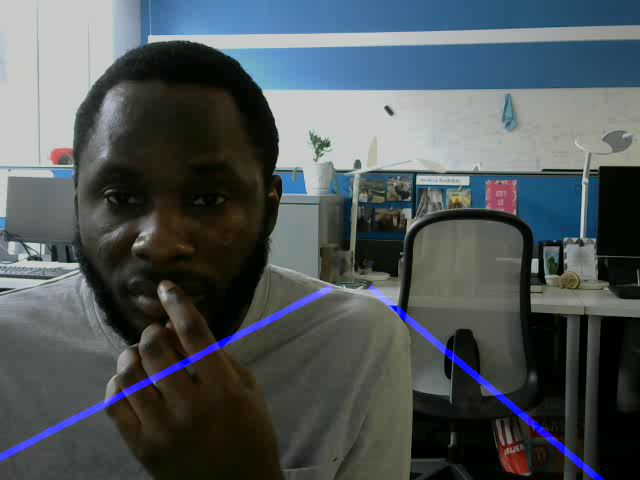
#> input picture frame 0 of output.avi, 640 x 480 px, given in place of the camera
$ python lanenav.py
#> lines starting #> are read from the running program, lines starting #| are printed output that depends on the picture; after the words box and inside, x2 and y2 are one past the last pixel; in counts of white or black regions, pixels touching at a corner belong together
#> further down, frame is the input picture: shape (480, 640, 3); mean B, G, R 88.9, 86.8, 79

import matplotlib.pyplot as plt
import matplotlib.image as mpimg
import numpy as np
import cv2
import math
from moviepy.editor import VideoFileClip
from IPython.display import HTML


# cap=cv2.VideoCapture(0)
# ret,frame=cap.read()
# plt.imshow(frame)

def region_of_interest(img, vertices):
    mask = np.zeros_like(img)
    match_mask_color = 255
    cv2.fillPoly(mask, vertices, match_mask_color)
    masked_image = cv2.bitwise_and(img, mask)
    return masked_image
def draw_lines(img, lines, color=[255, 0, 0], thickness=3):
    line_img = np.zeros(
        (
            img.shape[0],
            img.shape[1],
            3
        ),
        dtype=np.uint8
    )
    img = np.copy(img)
    if lines is None:
        return
    for line in lines:
        for x1, y1, x2, y2 in line:
            cv2.line(line_img, (x1, y1), (x2, y2), color, thickness)
    img = cv2.addWeighted(img, 0.8, line_img, 1.0, 0.0)
    return img

def pipeline(image):
    """
    An image processing pipeline which will output
    an image with the lane lines annotated.
    """
    height = image.shape[0]
#> height = 480
    width = image.shape[1]
#> width = 640
    region_of_interest_vertices = [
        (0, height),
        (width / 2, height / 2),
        (width, height),
    ]
#> region_of_interest_vertices = [(0, 480), (320, 240), (640, 480)]
    gray_image = cv2.cvtColor(image, cv2.COLOR_RGB2GRAY)
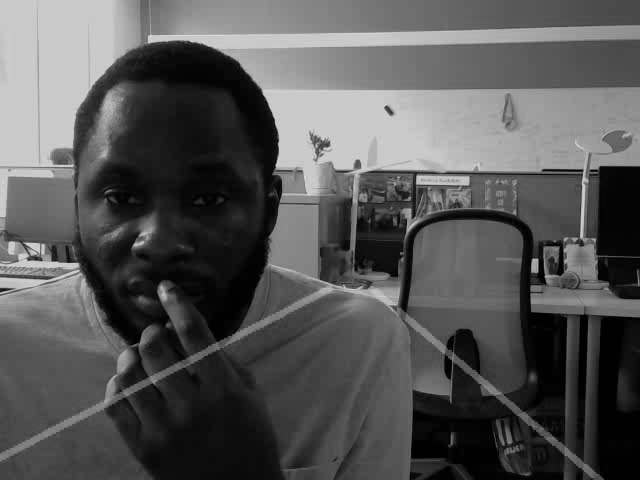
#> gray_image: shape (480, 640); min 0, max 220, mean 86.5
    cannyed_image = cv2.Canny(gray_image, 100, 200)
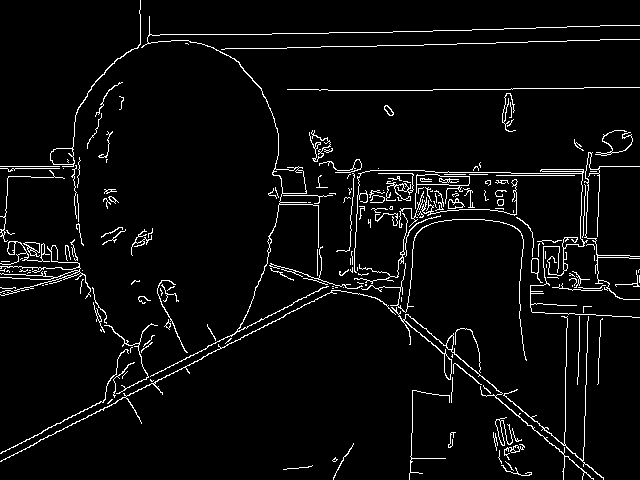
#> cannyed_image: shape (480, 640); 4.4% white in thin lines or dots

    cropped_image = region_of_interest(
        cannyed_image,
        np.array(
            [region_of_interest_vertices],
            np.int32
        ),
    )
#> in region_of_interest, `cv2.fillPoly(mask, vertices, match_mask_color)`:
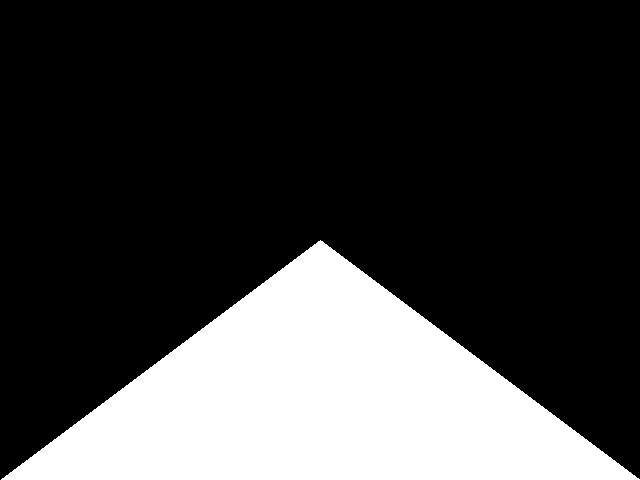
#> mask: shape (480, 640); 25% white; 1 white region, box (x1, y1, x2, y2) and area: (1, 240, 640, 480) 76880
#> in region_of_interest, `masked_image = cv2.bitwise_and(img, mask)`:
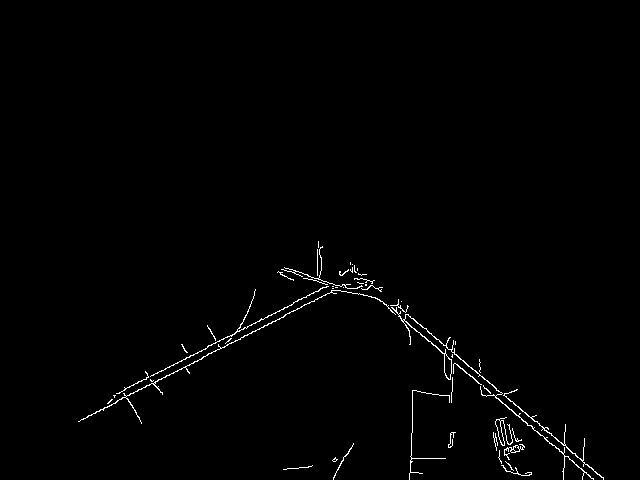
#> masked_image: shape (480, 640); 0.97% white in thin lines or dots, all inside (x1, y1, x2, y2) = (78, 241, 604, 480)

    lines = cv2.HoughLinesP(
        cropped_image,
        rho=6,
        theta=np.pi / 60,
        threshold=160,
        lines=np.array([]),
        minLineLength=40,
        maxLineGap=25
    )
#> lines = 19 rows, first 6: [317, 251, 486, 388], [117, 400, 166, 375], [78, 421, 366, 274], [467, 365, 583, 459], [113, 395, 357, 270], [534, 421, 583, 457]

    left_line_x = []
    left_line_y = []
    right_line_x = []
    right_line_y = []

    for line in lines:
        for x1, y1, x2, y2 in line:
            slope = (y2 - y1) / (x2 - x1)
        if math.fabs(slope) < 0.5:
            continue
        if slope <= 0:
            left_line_x.extend([x1, x2])
            left_line_y.extend([y1, y2])
        else:
            right_line_x.extend([x1, x2])
            right_line_y.extend([y1, y2])
#> this loop made 19 passes
#> line on passes 1 to 12: [[317, 251, 486, 388]], [[117, 400, 166, 375]], [[78, 421, 366, 274]], [[467, 365, 583, 459]], [[113, 395, 357, 270]], [[534, 421, 583, 457]], [[480, 386, 583, 460]], [[446, 344, 493, 386]], [[492, 395, 574, 462]], [[344, 272, 446, 354]], [[496, 390, 575, 454]], [[345, 272, 479, 370]]
#> after the loop, left_line_x = [117, 166, 78, 366, 113, 357]; left_line_y = [400, 375, 421, 274, 395, 270]; right_line_x = 30 values, max 583 at index 3, min 317 at index 0, mean 463.5; right_line_y = 30 values, max 462 at index 11, min 251 at index 0, mean 364.9
    min_y = int(image.shape[0] * (3 / 5))
#> min_y = 288
    max_y = int(image.shape[0])
#> max_y = 480
    if left_line_x is not None:

        poly_left = np.poly1d(np.polyfit(
            left_line_y,
            left_line_x,
            deg=1
        ))

    left_x_start = int(poly_left(max_y))
#> left_x_start = -39
    left_x_end = int(poly_left(min_y))
#> left_x_end = 330

    poly_right = np.poly1d(np.polyfit(
        right_line_y,
        right_line_x,
       deg=1
    ))

    right_x_start = int(poly_right(max_y))
#> right_x_start = 603
    right_x_end = int(poly_right(min_y))
#> right_x_end = 369
    line_image = draw_lines(
        image,
        [[
            [left_x_start, max_y, left_x_end, min_y],
            [right_x_start, max_y, right_x_end, min_y],
        ]],
        thickness=5,
    )
#> after the loop in draw_lines, `for line in lines:`:
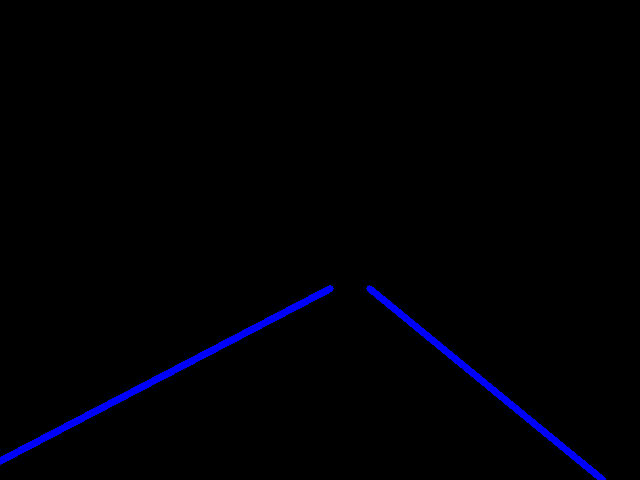
#> line_img: shape (480, 640, 3); mean of channels 0, 1, 2 3.9, 0, 0; drawn as B, G, R
#> in draw_lines, `img = cv2.addWeighted(img, 0.8, line_img, 1.0, 0.0)`:
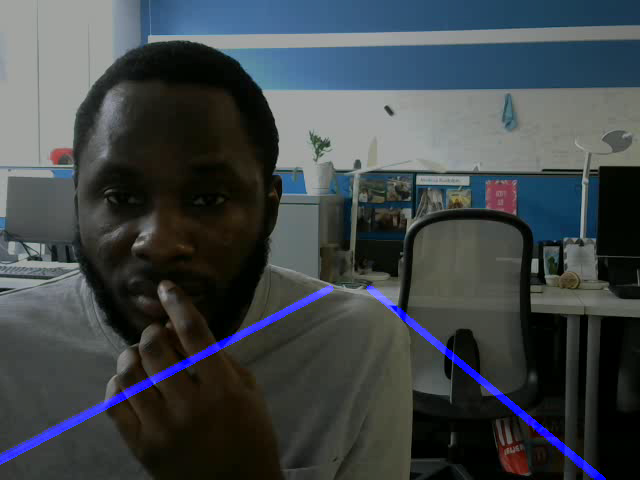
#> img: shape (480, 640, 3); mean B, G, R 72.4, 69.5, 63.2
    return line_image

def process_frame(frame):
    # Apply the processing pipeline to each frame
    processed_frame = pipeline(frame)
    return processed_frame

# Open a video capture object (0 corresponds to the default camera)
cap = cv2.VideoCapture(0)

# Define the codec and create a VideoWriter object for the output
fourcc = cv2.VideoWriter_fourcc(*'XVID')
out = cv2.VideoWriter('output.avi', fourcc, 20.0, (640, 480))  # Adjust parameters as needed

while True:

    # Capture frames from the camera
    ret, frame = cap.read()

    if not ret:
        break  # Break the loop if there are no more frames
    # print('here')
    # Process the frame
    try:
        processed_frame = process_frame(frame)

    # Display the processed frame
        cv2.imshow('Processed Frame', processed_frame)

    # Write the processed frame to the output video file
        out.write(processed_frame)
    except:
        continue
    # Break the loop if the 'q' key is pressed
    if cv2.waitKey(1) & 0xFF == ord('q'):
#> (key q is pressed here)
        break

# Release the video capture and writer objects
cap.release()
out.release()

# Close all OpenCV windows
cv2.destroyAllWindows()
